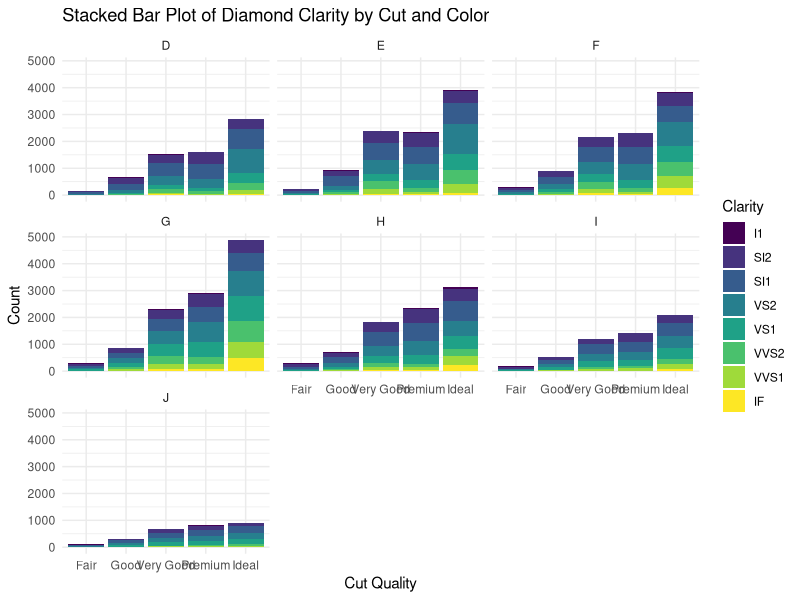
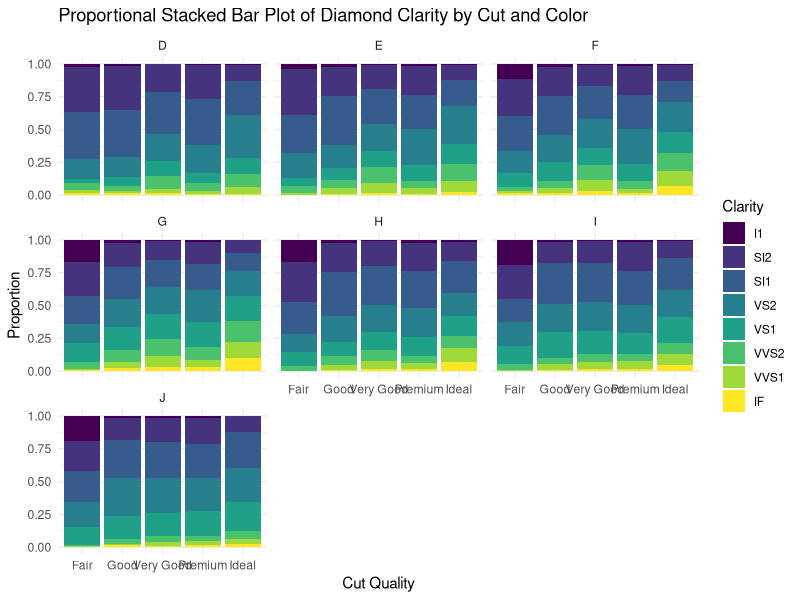

The R source for these figures, in order:
# Install and load ggplot2 if you haven't already
# install.packages("ggplot2")
library(ggplot2)

# Load the built-in 'diamonds' dataset for this example
data(diamonds)

# Create the faceted stacked bar plot
ggplot(data = diamonds, aes(x = cut, fill = clarity)) +
  geom_bar(position = "stack") +
  facet_wrap(~ color) +
  labs(
    title = "Stacked Bar Plot of Diamond Clarity by Cut and Color",
    x = "Cut Quality",
    y = "Count",
    fill = "Clarity"
  ) +
  theme_minimal()


ggplot(data = diamonds, aes(x = cut, fill = clarity)) +
  geom_bar(position = "fill") + # Changes to a proportional stacked bar
  facet_wrap(~ color) +
  labs(
    title = "Proportional Stacked Bar Plot of Diamond Clarity by Cut and Color",
    x = "Cut Quality",
    y = "Proportion", # Updated label
    fill = "Clarity"
  ) +
  theme_minimal()


print(diamonds)
